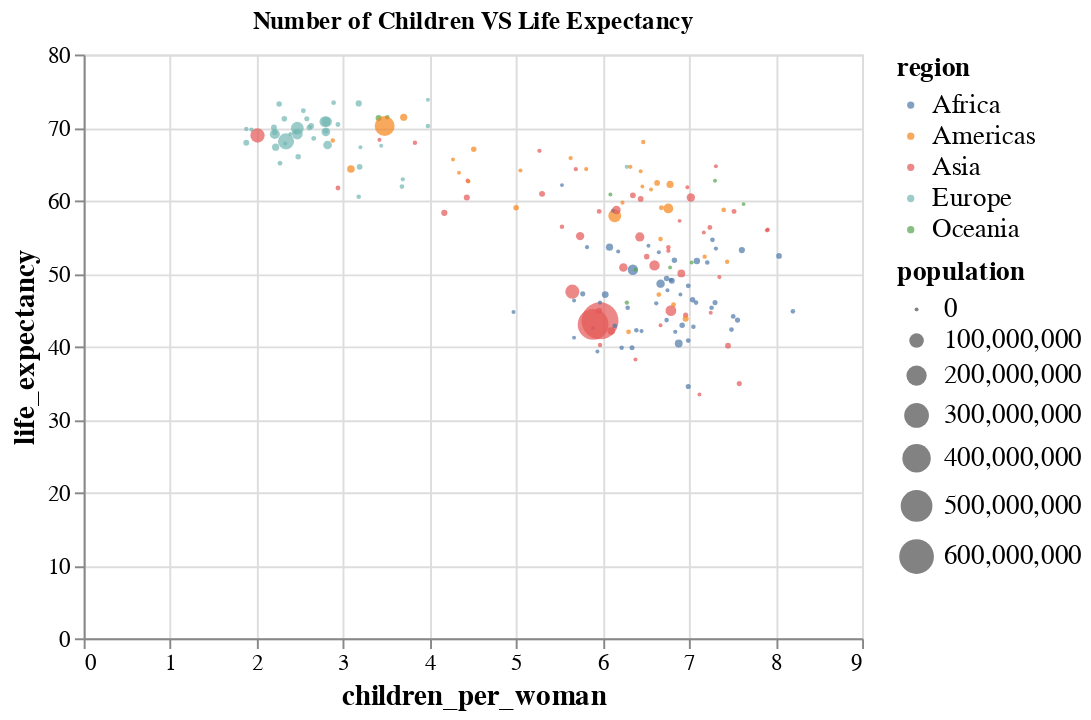

Source (notebook cell):
### Markdown cell above
<div class="alert alert-info" style="color:black">

### Question 2.1
rubric={accuracy:1,quality:1,viz:2}

<h4>Python</h4>
<ol type="1">
<li>I have uploaded the <a href=https://raw.githubusercontent.com/UofTCoders/workshops-dc-py/master/data/processed/world-data-gapminder.csv> 2018 Gapminder data at this URL.</a> Use <code>read_csv</code> from <code>pandas</code> to load the data directly from the URL and assign it a suitable variable name. Set the <code>parse_dates</code> parameter to <code>['year']</code> to ensure that Altair recognizes this columns as time data.</li>
<li>Now let’s create a similar bubble chart to what you saw in the video:
<ul>
<li>Filter the dataframe to only keep observations from a single year, 1962. You can create a new data frame variable or perform the filtering directly as you pass the data to Altair. Dates can be matched as strings when filtering.</li>
<li>Use a circle mark to recreate the appearance of the plot in the video.</li>
<li>Encode the proper variables so that children per woman is on the x-axis, life expectancy on the y-axis, and so that the circles’ color corresponds to their region, and the size reflects the population.</li>
</ul></li>
</ol>
<p> Don't worry about getting axis labels and sizes to be exactly like in the video,
we will return to this code later in the lab to customize it.</p>
</div>

### Code cell
# YOUR PYTHON ANSWER GOES HERE
import pandas as pd
import numpy as np

gm = pd.read_csv("https://raw.githubusercontent.com/UofTCoders/workshops-dc-py/master/data/processed/world-data-gapminder.csv")
gm.head()

# Set year filter
gm_filtered = gm[(gm['year'] == 1962)]
gm_filtered.head()

gm_chart = alt.Chart(gm_filtered).mark_circle().encode(
    x='children_per_woman',
    y='life_expectancy',
    color='region',
    size='population'
).properties(
    title='Number of Children VS Life Expectancy'
)

gm_chart.display()

### Figure 1 — Vega specification as saved in the notebook (floating-point values rounded to 4 significant figures; data arrays with more than 128 entries replaced by an {"elided": "..."} marker saying what was removed)
{"$schema": "https://vega.github.io/schema/vega/v5.json", "data": [{"name": "source_0", "values": {"elided": "178 records"}}, {"name": "source_0_x_domain_children_per_woman", "values": [{"min": 1.88, "max": 8.2}]}, {"name": "source_0_y_domain_life_expectancy", "values": [{"min": 33.4, "max": 73.8}]}, {"name": "source_0_color_domain_region", "values": [{"region": "Asia"}, {"region": "Europe"}, {"region": "Africa"}, {"region": "Americas"}, {"region": "Oceania"}]}, {"name": "source_0_size_domain_population", "values": [{"min": 43300, "max": 680000000}]}], "marks": [{"type": "symbol", "name": "marks", "from": {"data": "source_0"}, "encode": {"update": {"y": {"field": "life_expectancy", "scale": "y"}, "shape": {"value": "circle"}, "x": {"field": "children_per_woman", "scale": "x"}, "opacity": {"value": 0.7}, "fill": {"field": "region", "scale": "color"}, "size": {"field": "population", "scale": "size"}}}, "style": ["circle"]}], "scales": [{"name": "x", "type": "linear", "domain": [{"signal": "(data(\"source_0_x_domain_children_per_woman\")[0] || {}).min"}, {"signal": "(data(\"source_0_x_domain_children_per_woman\")[0] || {}).max"}], "range": [0, {"signal": "width"}], "nice": true, "zero": true}, {"name": "y", "type": "linear", "domain": [{"signal": "(data(\"source_0_y_domain_life_expectancy\")[0] || {}).min"}, {"signal": "(data(\"source_0_y_domain_life_expectancy\")[0] || {}).max"}], "range": [{"signal": "height"}, 0], "nice": true, "zero": true}, {"name": "color", "type": "ordinal", "domain": {"data": "source_0_color_domain_region", "field": "region", "sort": true}, "range": "category"}, {"name": "size", "type": "linear", "domain": [{"signal": "(data(\"source_0_size_domain_population\")[0] || {}).min"}, {"signal": "(data(\"source_0_size_domain_population\")[0] || {}).max"}], "range": [4, 361], "zero": true}], "axes": [{"scale": "x", "maxExtent": 0, "domain": false, "aria": false, "labels": false, "gridScale": "y", "tickCount": {"signal": "ceil(width/40)"}, "orient": "bottom", "grid": true, "minExtent": 0, "zindex": 0, "ticks": false}, {"scale": "y", "gridScale": "x", "grid": true, "labels": false, "maxExtent": 0, "zindex": 0, "ticks": false, "tickCount": {"signal": "ceil(height/40)"}, "minExtent": 0, "orient": "left", "aria": false, "domain": false}, {"scale": "x", "labelFlush": true, "labelOverlap": true, "grid": false, "orient": "bottom", "zindex": 0, "tickCount": {"signal": "ceil(width/40)"}, "title": "children_per_woman"}, {"scale": "y", "zindex": 0, "title": "life_expectancy", "orient": "left", "labelOverlap": true, "grid": false, "tickCount": {"signal": "ceil(height/40)"}}], "title": {"text": "Number of Children VS Life Expectancy", "frame": "group"}, "style": "cell", "config": {"encoding": {"x": {"scale": {"zero": false}}}, "axis": {"titleFontSize": 15, "labelFontSize": 12}, "legend": {"symbolSize": 14, "titleFontSize": 14, "labelFontSize": 14}}, "padding": 5, "background": "white", "legends": [{"fill": "color", "symbolType": "circle", "title": "region", "encode": {"symbols": {"update": {"opacity": {"value": 0.7}}}}}, {"size": "size", "symbolType": "circle", "title": "population", "encode": {"symbols": {"update": {"fill": {"value": "black"}, "fillOpacity": {"value": 0.7}, "opacity": {"value": 0.7}, "stroke": {"value": "transparent"}}}}}], "width": 400, "height": 300}
